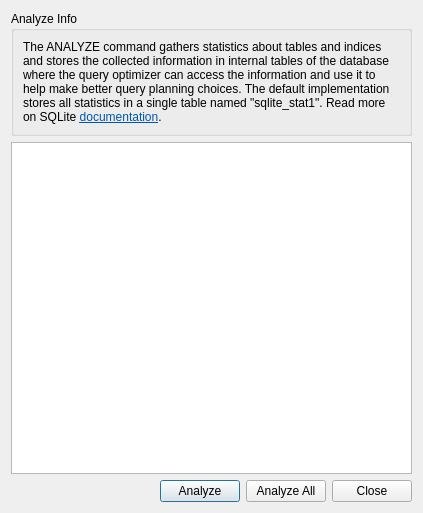
<?xml version="1.0" encoding="UTF-8"?>
<ui version="4.0">
 <class>FrmAnalyze</class>
 <widget class="QDialog" name="FrmAnalyze">
  <property name="geometry">
   <rect>
    <x>0</x>
    <y>0</y>
    <width>423</width>
    <height>513</height>
   </rect>
  </property>
  <property name="windowTitle">
   <string>Analyze</string>
  </property>
  <layout class="QVBoxLayout" name="verticalLayout">
   <item>
    <widget class="QGroupBox" name="gbAnalyzeInfo">
     <property name="title">
      <string>Analyze Info</string>
     </property>
     <layout class="QVBoxLayout" name="verticalLayout_2">
      <item>
       <widget class="QLabel" name="lblInfo">
        <property name="text">
         <string>&lt;html&gt;&lt;head/&gt;&lt;body&gt;&lt;p&gt;The ANALYZE command gathers statistics about tables and indices and stores the collected information in internal tables of the database where the query optimizer can access the information and use it to help make better query planning choices. The default implementation stores all statistics in a single table named &amp;quot;sqlite_stat1&amp;quot;. Read more on SQLite &lt;a href=&quot;http://www.sqlite.org/lang_analyze.html&quot;&gt;&lt;span style=&quot; text-decoration: underline; color:#0057ae;&quot;&gt;documentation&lt;/span&gt;&lt;/a&gt;.&lt;/p&gt;&lt;/body&gt;&lt;/html&gt;</string>
        </property>
        <property name="textFormat">
         <enum>Qt::RichText</enum>
        </property>
        <property name="wordWrap">
         <bool>true</bool>
        </property>
        <property name="openExternalLinks">
         <bool>true</bool>
        </property>
       </widget>
      </item>
     </layout>
    </widget>
   </item>
   <item>
    <widget class="QTableWidget" name="tblTabele"/>
   </item>
   <item>
    <layout class="QHBoxLayout" name="horizontalLayout">
     <item>
      <spacer name="horizontalSpacer">
       <property name="orientation">
        <enum>Qt::Horizontal</enum>
       </property>
       <property name="sizeHint" stdset="0">
        <size>
         <width>40</width>
         <height>20</height>
        </size>
       </property>
      </spacer>
     </item>
     <item>
      <widget class="QPushButton" name="btnAnalyze">
       <property name="text">
        <string>Analyze</string>
       </property>
      </widget>
     </item>
     <item>
      <widget class="QPushButton" name="btnAnalyzeAll">
       <property name="text">
        <string>Analyze All</string>
       </property>
      </widget>
     </item>
     <item>
      <widget class="QPushButton" name="btnClose">
       <property name="text">
        <string>Close</string>
       </property>
      </widget>
     </item>
    </layout>
   </item>
  </layout>
 </widget>
 <resources/>
 <connections/>
</ui>
